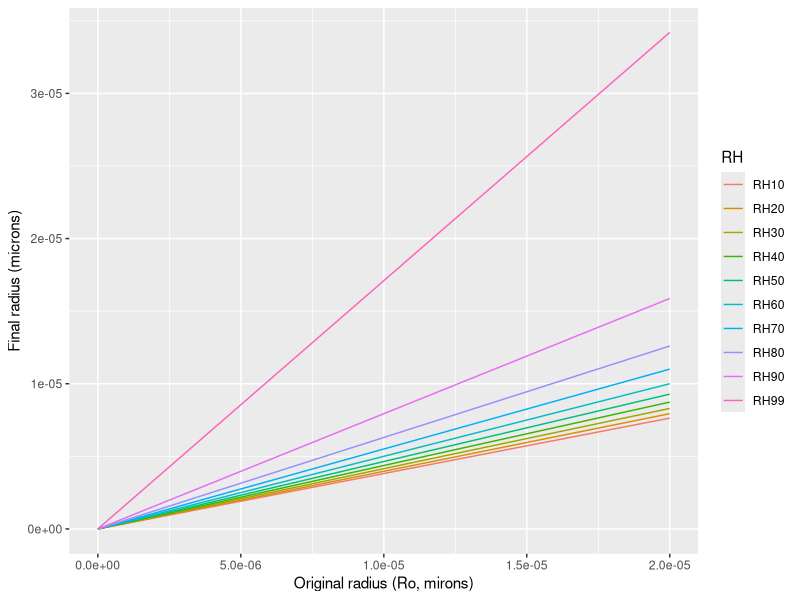

R code for this plot:
## ---- chunk 1
library(tidyverse)
#final droplet size
R <- function(Ro,phi=0.05,RH=0.5){
  Ro*(phi/(1-RH))^(1/3)
}

Ro=(seq(0,20,0.1))/1e6

tibble(Ro=Ro)%>%
  mutate(
         RH10=R(Ro=Ro,RH=0.1),
         RH20=R(Ro=Ro,RH=0.2),
         RH30=R(Ro=Ro,RH=0.3),
         RH40=R(Ro=Ro,RH=0.4),
         RH50=R(Ro=Ro,RH=0.5),
         RH60=R(Ro=Ro,RH=0.6),
       RH70=R(Ro=Ro,RH=0.7),
       RH80=R(Ro=Ro,RH=0.8),
         RH90=R(Ro=Ro,RH=0.9),
       RH99=R(Ro=Ro,RH=0.99)
         )%>%
  pivot_longer(cols=RH10:RH99,names_to="RH",values_to="R")%>%
  ggplot(aes(Ro,R,col=RH))+geom_line()+ylab("Final radius (microns)")+xlab("Original radius (Ro, mirons)")

